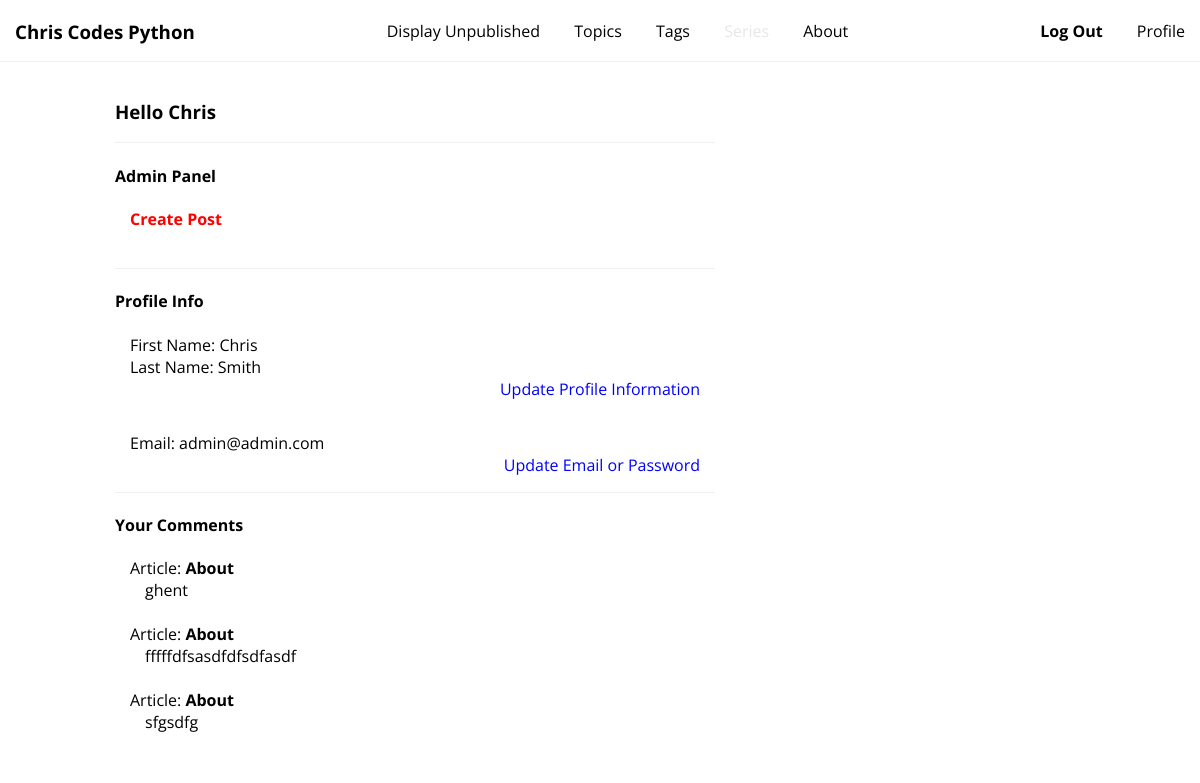
The app's page /profile/mjqxfwhpsmo4hs6gkwcgj3hrq3so0n9wewn0rgtjpe3lmorazw (signed in), older data.
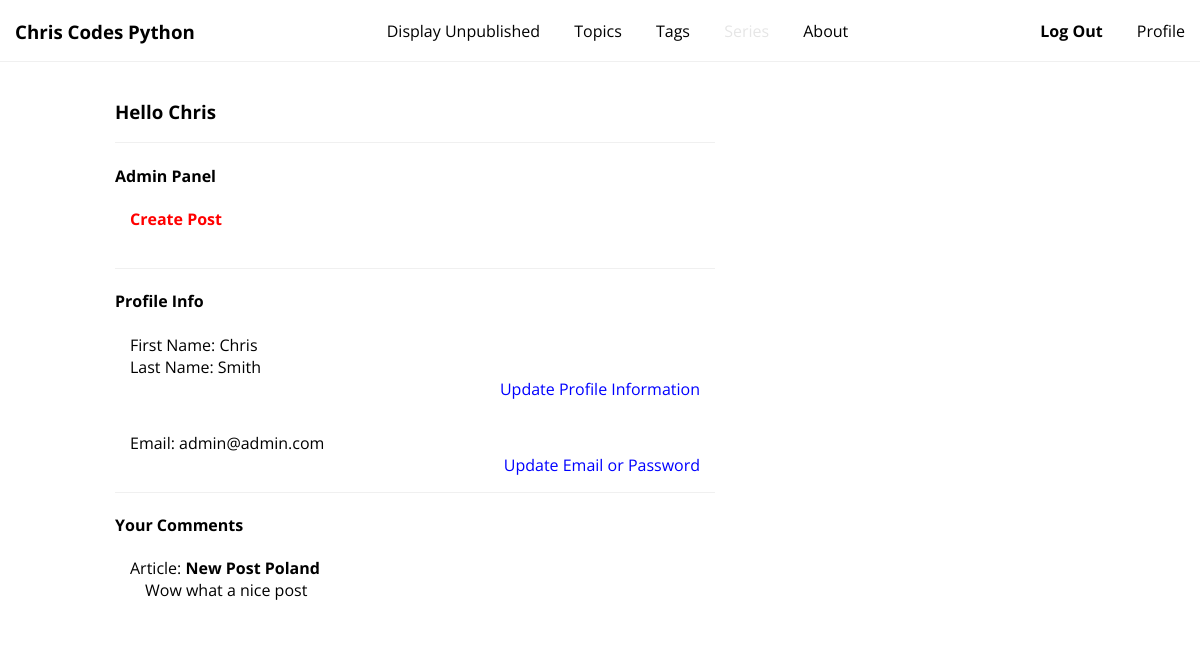
The same page, newer data.
### comments/models.py (models this page shows, shortened)
class Comment(models.Model):
    post = models.ForeignKey(Post, on_delete=models.CASCADE, related_name='comments')
    text = models.CharField(max_length=500)
    author = models.ForeignKey(User, on_delete=models.CASCADE, related_name='posts')
    publication_date =  models.DateTimeField(auto_now_add=True)

### post/models.py (models this page shows, shortened)
class Post(models.Model):
    title = models.CharField(max_length=128, unique=True)
    subtitle = models.CharField(max_length=128)
    description = models.CharField(max_length=512)
    publication_date = models.DateTimeField(blank=True, null=True)
    slug = models.SlugField(unique=True)
    is_published = models.BooleanField(default=False, blank=True, null=True)
    post_series = models.ForeignKey(
            PostSeries, on_delete=models.CASCADE,
            related_name='posts', null=True,
            blank=True,
        )
    topic = models.ForeignKey(
            Topic, on_delete=models.CASCADE,
            related_name='posts',
        )
    class Meta:
        ordering = ['-publication_date']

### accounts/views.py (the view)
# urls.py: path('<slug:user_slug>', user_home, name='user_home'),
def user_home(request, user_slug):
    if request.user.is_authenticated and request.user.slug == user_slug:
        user = request.user
        return render(request,'accounts/user_home.html',{'user': user, 'user_info':user.user_info,})
    else:
        messages.error(request, 'You need to log in first.')
        return redirect('index')

### accounts/models.py (called while the page is built)
    @property
    def is_staff(self):
        return self.staff

### accounts/templates/accounts/user_home.html (shortened to what this page needs)
{% extends 'base.html' %}
{% load static %}
{% block head %}
<link rel="stylesheet" href="{% static 'accounts/user_profile.css' %}">
{% endblock %}
{% block body %}
  {% if not user.is_authenticated %}
    <h2>User is NOT logged in</h2>
    <a href="{% url 'accounts:login' %}"> Log In </a>
  {% else %}
  <div class="info-container">
    <h3>Hello {{user.user_info.first_name}}</h3>
    <div class="profile-section">
      {% if user.is_staff %}
      <h4>Admin Panel</h4>
          <ul>
            <li>
              <a style="color:red;"  href="{% url 'post:post_create' %}">
                <strong style="color:red;">Create Post</strong>
              </a>
            </li>
          </ul>
      <br>
      {% endif %}
    </div>
    <div class="profile-section">
      <h4>Profile Info</h4>
      <ul>
        <li>First Name: {{user.user_info.first_name }}</li>
        <li>Last Name: {{user.user_info.last_name }}</li>
        <a class="link-left" href="{% url 'accounts:user_info_update' user_slug=user.slug %}">Update Profile Information</a></li>
      </ul>
      <br>
      <ul>
        <li>Email: {{ user.email }}</li>
        <a class="link-left" href="{% url 'accounts:user_update' user_slug=user.slug %}">Update Email or Password</a>
      </ul>
      <br>
    </div>
    <div class="profile-section">
      <h4>Your Comments</h4>
      <ul>
        {% for comment in user.posts.all %}
        <li>Article: <strong>{{ comment.post.title }}</strong></li>
        <ul>
          <li>{{ comment.text }}</li>
        </ul>
        <br>
        {% endfor %}
      </ul>
    </div>
  </div>
  {% endif %}
{% endblock %}

Row changes from the older to the newer data that the page shows:
removed Comment: post "About", text "ghent"
removed Comment: post "About", text "fffffdfsasdfdfsdfasdf"
removed Comment: post "About", text "sfgsdfg"
added Comment: post "New Post Poland", text "Wow what a nice post"
